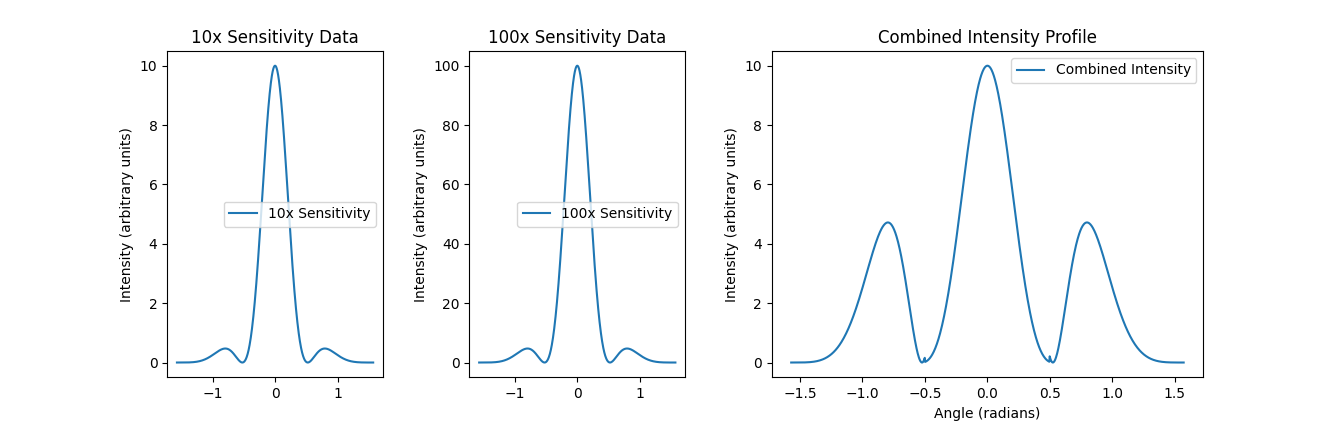

The script that drew this image:
import numpy as np

import matplotlib.pyplot as plt

def diffraction_pattern(x, slit_width, wavelength):
    beta = np.pi * slit_width * np.sin(x) / wavelength
    intensity = (np.sin(beta) / beta)**2
    return intensity

slit_width = 1e-6
wavelength = 500e-9
x_range = np.linspace(-np.pi/2, np.pi/2, 1000)

intensity_10x = diffraction_pattern(x_range, slit_width, wavelength) * 10
intensity_100x = diffraction_pattern(x_range, slit_width, wavelength) * 100

combined_intensity = intensity_10x.copy()
central_max_index = np.argmax(intensity_10x)
side_fringe_indices = np.where((intensity_100x > intensity_10x) & (np.abs(x_range - x_range[central_max_index]) > 0.5))[0]
combined_intensity[side_fringe_indices] = intensity_100x[side_fringe_indices]

fig, axs = plt.subplots(1, 3, figsize=(12, 8), gridspec_kw={'width_ratios': [1, 1, 2]})

axs[0].plot(x_range, intensity_10x, label='10x Sensitivity')
axs[0].set_title('10x Sensitivity Data')
axs[0].set_ylabel('Intensity (arbitrary units)')
axs[0].legend()

axs[1].plot(x_range, intensity_100x, label='100x Sensitivity')
axs[1].set_title('100x Sensitivity Data')
axs[1].set_ylabel('Intensity (arbitrary units)')
axs[1].legend()

axs[2].plot(x_range, combined_intensity, label='Combined Intensity')
axs[2].set_title('Combined Intensity Profile')
axs[2].set_xlabel('Angle (radians)')
axs[2].set_ylabel('Intensity (arbitrary units)')
axs[2].legend()

plt.subplots_adjust(hspace=0.5, wspace=0.3)
plt.show()
